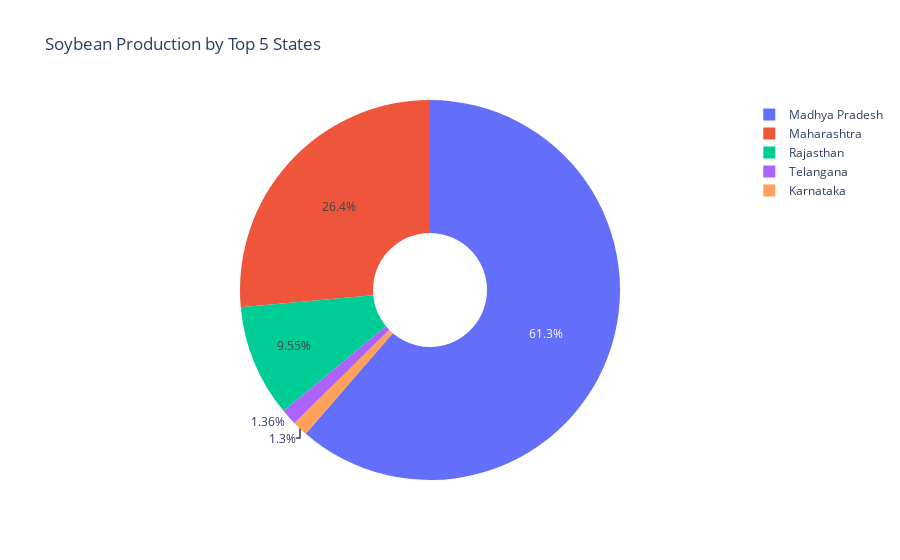

The notebook cell saved with this chart:
### Markdown cell above
Soybean Production by Top 5 States and Yield Efficiency

### Code cell
import pandas as pd
import plotly.express as px

# Filter relevant columns for Soybean production and yield efficiency
soybean_data = df[['State_Name', 'SOYABEAN_PRODUCTION_1000_tons', 'SOYABEAN_YIELD_Kg_per_ha']]

# Aggregate by state
soybean_data = soybean_data.groupby('State_Name').sum().reset_index()

# Get top 5 states by production
top_5_states = soybean_data.nlargest(5, 'SOYABEAN_PRODUCTION_1000_tons')

# Plot the data using a pie chart
fig = px.pie(
    top_5_states,
    names='State_Name',
    values='SOYABEAN_PRODUCTION_1000_tons',
    title='Soybean Production by Top 5 States',
    hole=0.3
)

fig.show()

### Figure 1 — Plotly figure (JSON) as saved in the notebook; plotly's stock layout.template omitted (floating-point values rounded to 4 significant figures)
{"data": [{"domain": {"x": [0, 1], "y": [0, 1]}, "hole": 0.3, "hovertemplate": "State_Name=%{label}<br>SOYABEAN_PRODUCTION_1000_tons=%{value}<extra></extra>", "labels": ["Madhya Pradesh", "Maharashtra", "Rajasthan", "Telangana", "Karnataka"], "legendgroup": "", "name": "", "showlegend": true, "type": "pie", "values": [136000000.0, 58640000.0, 21170000.0, 3022000.0, 2874000.0]}], "layout": {"legend": {"tracegroupgap": 0}, "title": {"text": "Soybean Production by Top 5 States"}}}
